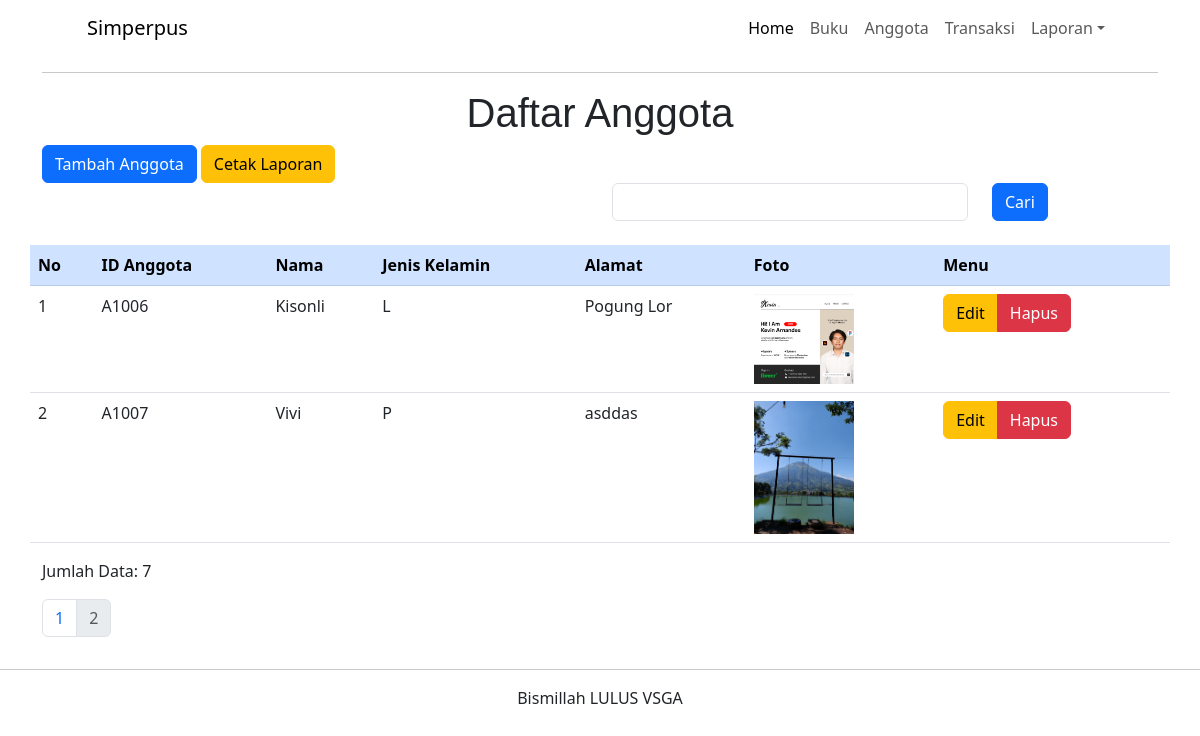
Page /src/view/anggota_read.php?hal=2 on the committed database.
### tables this page shows
CREATE TABLE `tb_anggota` (
  `id` int(11) NOT NULL,
  `id_anggota` varchar(5) NOT NULL,
  `nama` varchar(30) NOT NULL,
  `jenis_kelamin` varchar(1) NOT NULL,
  `alamat` varchar(40) NOT NULL,
  `foto` varchar(200) NOT NULL
);

### src/view/anggota_read.php (the view, shortened to what this page needs)
<!DOCTYPE html>
<html lang="en">
<head>
    <link rel="stylesheet" href="../css/main.css" />
    <link href="https://cdn.jsdelivr.net/npm/bootstrap@5.3.0/dist/css/bootstrap.min.css" rel="stylesheet" />
</head>
<body>
    <?php
    include "../utils/navbar.php";
    ?>
    <h1 class="d-flex justify-content-center">Daftar Anggota</h1>
    <div class="container">
        <a href="anggota_add.php" class="btn btn-primary">Tambah Anggota</a>
        <a href="anggota_lap.php" class="btn btn-warning">Cetak Laporan</a>
        <form class="row" method="POST">
            <div class="col-lg-4 offset-lg-6">
                <input type="text" name="pencarian" class="form-control" />
            </div>
            <div class="col-lg-2">
                <button class="btn btn-primary">Cari</button>
            </div>
        </form>
    </div>
    <div class="container">
        <div class="row">
            <div class="col-12 mt-4">
                <div class="row">
                    <table class="table table-hover">
                        <thead class="table-primary">
                            <tr>
                                <th>No</th>
                                <th>ID Anggota</th>
                                <th>Nama</th>
                                <th>Jenis Kelamin</th>
                                <th>Alamat</th>
                                <th>Foto</th>
                                <th>Menu</th>
                            </tr>
                        </thead>
                        <tbody>
                            <?php
                            include_once "../../koneksi.php";
                            $batas = 5;
                            extract($_GET);
                            if (empty($hal)) {
                                $posisi = 0;
                                $hal = 1;
                                $no = 1;
                            } else {
                                $posisi = ($hal - 1) * $batas;
                            }
                            if (@$_POST['pencarian']) {
                                $pencarian = trim(mysqli_escape_string($koneksi, $_POST['pencarian']));
                                if ($pencarian != "") {
                                    $query = "SELECT * FROM tb_anggota
                                                  WHERE nama LIKE '%$pencarian%'
                                                  OR id_anggota LIKE '%$pencarian%'
                                                  OR jenis_kelamin LIKE '%$pencarian%'
                                                  OR alamat LIKE '%$pencarian%'";
                                    $queryJumlah = $query;
                                } else {
                                    $query = "SELECT * FROM tb_anggota LIMIT $posisi, $batas";
                                    $queryJumlah = "SELECT * FROM tb_anggota";
                                }
                            } else {
                                $query = "SELECT * FROM tb_anggota LIMIT $posisi, $batas";
                                $queryJumlah = "SELECT * FROM tb_anggota";
                            }
                            $result = mysqli_query($koneksi, $query);
                            if (mysqli_num_rows($result) > 0) {
                                foreach ($result as $key => $row) {
                            ?>
                                    <tr>
                                        <td><?= $key + 1 ?></td>
                                        <td><?= $row['id_anggota'] ?></td>
                                        <td><?= $row['nama'] ?></td>
                                        <td><?= $row['jenis_kelamin'] ?></td>
                                        <td><?= $row['alamat'] ?></td>
                                        <?php
                                        echo "<td><img src='../../public/" . $row['foto'] . "' width='100'></td>";
                                        ?>
                                        <td>
                                            <div class="btn-group">
                                                <a href="anggota_add.php?id=<?= $row['id'] ?>" class="btn btn-warning">Edit</a>
                                                <a href="../controller/anggota_act.php?id=<?= $row['id'] ?>" class="btn btn-danger">Hapus</a>
                                            </div>
                                        </td>
                                    </tr>
                                <?php
                                }
                            } else {
                                ?>
                                <tr>
                                    <td style="text-align: center; color: red; font-size: 120%" colspan="7">Data tidak ditemukan!</td>
                                </tr>
                            <?php
                            }
                            ?>
                        </tbody>
                    </table>
                    <div class="float-start">
                        <?php
                        if (isset($_POST['pencarian'])) {
                            if ($_POST['pencarian'] != '') {
                                $jml = mysqli_num_rows(mysqli_query($koneksi, $queryJumlah));
                                echo '<p>Data hasil pencarian: ' . $jml . '</p>';
                            }
                        } else {
                            $jml = mysqli_num_rows(mysqli_query($koneksi, $queryJumlah));
                            echo '<p>Jumlah Data: ' . $jml . '</p>';
                        }
                        ?>
                    </div>
                    <?php include_once "../utils/pagination.php" ?>
                </div>
            </div>
        </div>
    </div>
    <footer>
        <hr>
        <p class="text-center">Bismillah LULUS VSGA</p>
    </footer>
</body>
</html>

### src/utils/navbar.php (shortened to what this page needs)
<div class="container">
    <nav class="navbar navbar-expand-lg">
        <div class="container-fluid">
            <a class="navbar-brand" href="#">Simperpus</a>
            <div class="collapse navbar-collapse" id="navbarNav">
                <ul class="navbar-nav ms-auto">
                    <li class="nav-item">
                        <a class="nav-link active" href="../../index.php">Home</a>
                    </li>
                    <li class="nav-item">
                        <a class="nav-link" href="buku_read.php">Buku</a>
                    </li>
                    <li class="nav-item">
                        <a class="nav-link" href="anggota_read.php">Anggota</a>
                    </li>
                    <li class="nav-item">
                        <a class="nav-link" href="transaksi_read.php">Transaksi</a>
                    </li>
                    <li class="nav-item dropdown">
                        <a href="#" class="nav-link dropdown-toggle" data-bs-toggle="dropdown" role="button" aria-expanded="false">Laporan</a>
                    </li>
                </ul>
            </div>
        </div>
    </nav>
    <hr>
</div>

### src/utils/pagination.php (shortened to what this page needs)
<nav class="float-end" aria-label="Page navigation example">
    <ul class="pagination">
        <?php
        $jml_hal = ceil($jml / $batas);
        for ($i = 1; $i <= $jml_hal; $i++) {
            if ($i != $hal) {
        ?>
                <li class="page-item"><a class="page-link" href="anggota_read.php?hal=<?= $i ?>"><?= $i ?></a></li>
            <?php
            } else {
            ?>
                <li class="page-item"><a class="page-link disabled"><?= $i ?></a></li>
        <?php
            }
        }
        ?>
    </ul>
</nav>

### src/css/main.css (style rules this page uses)
body { font-family: "Open Sans", sans-serif; color: #444444; }
a { color: #4154f1; text-decoration: none; }
h1, h2, h3, h4, h5, h6 { font-family: "Arial", sans-serif; }
@media only screen and (min-width: 1024px) { .navbar-brand { margin-left: 33px; font-size: x-large; } }
@media only screen and (min-width: 1024px) { #navbarNav { margin-right: 33px; } }

### rows in the picture
tb_anggota: id_anggota "A1006", nama "Kisonli", jenis_kelamin "L", alamat "Pogung Lor", foto (picture)
tb_anggota: id_anggota "A1007", nama "Vivi", jenis_kelamin "P", alamat "asddas", foto (picture)

### other values in the picture
$jml "7"
